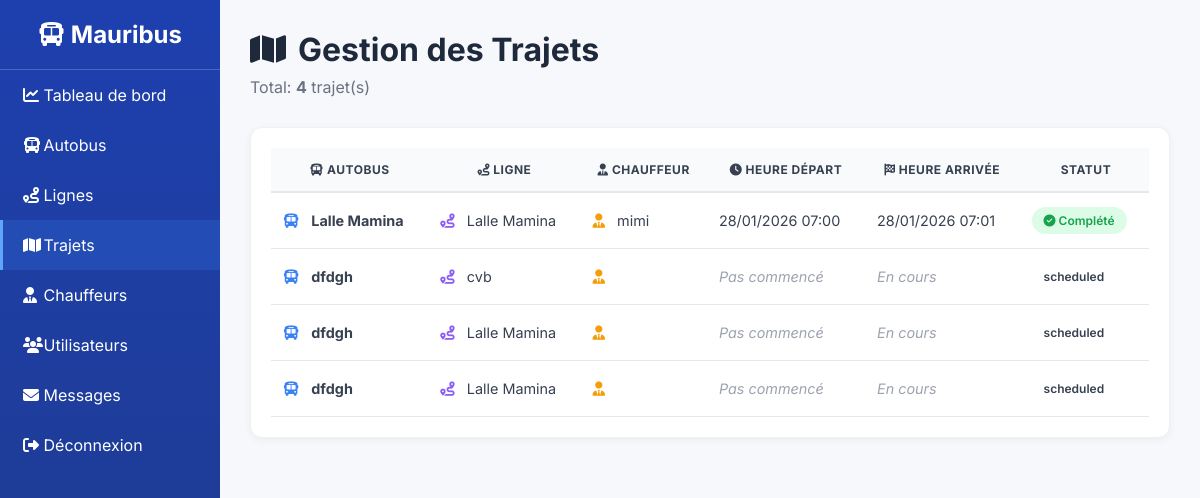
Page /trips/ (signed in) on the committed database.
### mauribus_app/models.py (models this page shows, shortened)
class Trip(models.Model):
    bus = models.ForeignKey(Bus, on_delete=models.CASCADE)
    line = models.ForeignKey(Line, on_delete=models.CASCADE)
    date = models.DateTimeField(null=True, blank=True)
    STATUS_CHOICES = [
        ('scheduled', 'Planifié'),
        ('started', 'En cours'),
        ('completed', 'Terminé'),
        ('cancelled', 'Annulé'),
        ('not_completed', 'Non terminé'),
    ]
    status = models.CharField(max_length=20, choices=STATUS_CHOICES, default='scheduled')
    started_at = models.DateTimeField(null=True, blank=True)
    completed_at = models.DateTimeField(null=True, blank=True)

class Bus(models.Model):
    STATUS_CHOICES = [
        ('service', 'En Service'),
        ('panne', 'En Panne'),
        ('maintenance', 'Maintenance'),
        ('garage', 'Au Garage'),
    ]
    name = models.CharField(max_length=100)
    capacity = models.IntegerField()
    driver = models.ForeignKey('Driver', on_delete=models.SET_NULL, null=True, blank=True, related_name='buses')
    status = models.CharField(max_length=20, choices=STATUS_CHOICES, default='service')
    lat = models.FloatField(default=14.7)
    lng = models.FloatField(default=-17.44)

class Line(models.Model):
    name = models.CharField(max_length=100)
    start = models.CharField(max_length=100)
    end = models.CharField(max_length=100)
    start_lat = models.FloatField(null=True, blank=True)
    start_lng = models.FloatField(null=True, blank=True)
    end_lat = models.FloatField(null=True, blank=True)
    end_lng = models.FloatField(null=True, blank=True)

class Driver(models.Model):
    user = models.OneToOneField(User, on_delete=models.CASCADE)
    name = models.CharField(max_length=100)
    phone = models.CharField(max_length=20, blank=True, null=True)
    photo = models.ImageField(upload_to='driver_photos/', null=True, blank=True)

### mauribus_app/views.py (the view, shortened to what this page needs)
# urls.py: path("trips/", views.trip_list, name="trip_list"),
@never_cache
@login_required(login_url='mauribus_app:login')
def trip_list(request):
    return render(request, "admin/trips.html", {
        "trips": Trip.objects.select_related("bus", "line"),
        "buses": Bus.objects.all(),
        "lines": Line.objects.all()
    })

### templates/admin/trips.html (shortened to what this page needs)
{% load static %}
<!DOCTYPE html>
<html lang="fr">
<head>
    <link rel="stylesheet" href="https://cdnjs.cloudflare.com/ajax/libs/font-awesome/6.4.0/css/all.min.css">
</head>
<body>
<div class="admin-container">
    <div class="sidebar">
        <div class="sidebar-header"><i class="fas fa-bus"></i> Mauribus</div>
        <ul class="sidebar-menu">
            <li><a href="{% url 'mauribus_app:dashboard' %}"><i class="fas fa-chart-line" style="width:16px"></i> Tableau de bord</a></li>
            <li><a href="{% url 'mauribus_app:bus_list' %}"><i class="fas fa-bus" style="width:16px"></i> Autobus</a></li>
            <li><a href="{% url 'mauribus_app:line_list' %}"><i class="fas fa-route" style="width:16px"></i> Lignes</a></li>
            <li class="active"><a href="{% url 'mauribus_app:trip_list' %}"><i class="fas fa-map" style="width:16px"></i> Trajets</a></li>
            <li><a href="{% url 'mauribus_app:driver_list' %}"><i class="fas fa-user-tie" style="width:16px"></i> Chauffeurs</a></li>
            <li><a href="{% url 'mauribus_app:user_list' %}"><i class="fas fa-users" style="width:16px"></i> Utilisateurs</a></li>
            <li><a href="{% url 'mauribus_app:admin_messages' %}"><i class="fas fa-envelope" style="width:16px"></i> Messages</a></li>
            <li><a href="{% url 'mauribus_app:logout' %}"><i class="fas fa-sign-out-alt" style="width:16px"></i> Déconnexion</a></li>
        </ul>
    </div>
    <div class="main-content">
        <div class="top-bar">
            <h1><i class="fas fa-map" style="margin-right:12px"></i>Gestion des Trajets</h1>
            <p>Total: <strong>{{ trips|length }}</strong> trajet(s)</p>
        </div>
        <div class="section-card">
            {% if trips %}
            <table>
                <thead>
                    <tr>
                        <th><i class="fas fa-bus"></i> Autobus</th>
                        <th><i class="fas fa-route"></i> Ligne</th>
                        <th><i class="fas fa-user-tie"></i> Chauffeur</th>
                        <th><i class="fas fa-clock"></i> Heure Départ</th>
                        <th><i class="fas fa-flag-checkered"></i> Heure Arrivée</th>
                        <th> Statut</th>
                    </tr>
                </thead>
                <tbody>
                    {% for trip in trips %}
                    <tr>
                        <td>
                            <i class="fas fa-bus" style="margin-right:8px;color:#3b82f6"></i>
                            <strong>{{ trip.bus.name }}</strong>
                        </td>
                        <td>
                            <i class="fas fa-route" style="margin-right:8px;color:#8b5cf6"></i>
                            {{ trip.line.name }}
                        </td>
                        <td>
                            <i class="fas fa-user-tie" style="margin-right:8px;color:#f59e0b"></i>
                            {{ trip.bus.driver.name }}
                        </td>
                        <td>
                            {% if trip.started_at %}
                                {{ trip.started_at|date:"d/m/Y H:i" }}
                            {% else %}
                                <em style="color:#9ca3af">Pas commencé</em>
                            {% endif %}
                        </td>
                        <td>
                            {% if trip.completed_at %}
                                {{ trip.completed_at|date:"d/m/Y H:i" }}
                            {% else %}
                                <em style="color:#9ca3af">En cours</em>
                            {% endif %}
                        </td>
                        <td>
                            {% if trip.status == 'pending' %}
                                <span class="status-badge status-pending"><i class="fas fa-hourglass-start"></i> En attente</span>
                            {% elif trip.status == 'ongoing' %}
                                <span class="status-badge status-ongoing"><i class="fas fa-spinner fa-spin"></i> En cours</span>
                            {% elif trip.status == 'completed' %}
                                <span class="status-badge status-completed"><i class="fas fa-check-circle"></i> Complété</span>
                            {% elif trip.status == 'cancelled' %}
                                <span class="status-badge status-cancelled"><i class="fas fa-times-circle"></i> Annulé</span>
                            {% else %}
                                <span class="status-badge">{{ trip.status }}</span>
                            {% endif %}
                        </td>
                    </tr>
                    {% endfor %}
                </tbody>
            </table>
            {% else %}
            <div class="empty-state">
                <i class="fas fa-inbox"></i>
                <h2>Aucun trajet</h2>
                <p>Aucun trajet n'a été trouvé dans le système.</p>
            </div>
            {% endif %}
        </div>
    </div>
</div>
</body>
</html>

### templates/admin/trips.html (style rules this page uses)
* { margin: 0; padding: 0; box-sizing: border-box; }
body { font-family: Inter, system-ui, Arial; background: #f7f8fb; color: #111827; }
.admin-container { display: flex; min-height: 100vh; }
.sidebar { width: 220px; background: linear-gradient(180deg, #1e40af, #1e3a8a); color: white; display: flex; flex-direction: column; position: sticky; top: 0; height: 100vh; }
.sidebar-header { padding: 20px; font-size: 1.5em; font-weight: bold; text-align: center; border-bottom: 1px solid rgba(255,255,255,0.2); }
.sidebar-menu { list-style: none; padding: 0; margin: 0; flex: 1; }
.sidebar-menu li a { display: block; padding: 15px 20px; color: white; text-decoration: none; transition: all 0.2s; border-left: 3px solid transparent; }
.sidebar-menu li a:hover, .sidebar-menu li.active a { background: rgba(59, 130, 246, 0.2); border-left-color: #60a5fa; }
.main-content { flex: 1; padding: 30px; overflow-y: auto; }
.top-bar { margin-bottom: 30px; }
.top-bar h1 { font-size: 2rem; color: #1e293b; margin: 0 0 8px; font-weight: 700; }
.top-bar p { color: #6b7280; margin: 0; }
.section-card { background: white; border-radius: 12px; box-shadow: 0 2px 8px rgba(0,0,0,0.05); padding: 20px; margin-bottom: 20px; border: 1px solid #f0f0f0; }
table { width: 100%; border-collapse: collapse; }
th { padding: 14px 12px; font-weight: 700; background: #f8fafc; border-bottom: 2px solid #e5e7eb; text-transform: uppercase; font-size: 0.75rem; letter-spacing: 0.5px; color: #374151; }
td { padding: 14px 12px; font-size: 0.9rem; color: #374151; border-bottom: 1px solid #e5e7eb; }
.status-badge { display: inline-block; padding: 6px 12px; border-radius: 20px; font-size: 0.75rem; font-weight: 600; }
.status-completed { background: #dcfce7; color: #16a34a; }

### rows in the picture
Trip: bus.name "Lalle Mamina", line.name "Lalle Mamina", bus.driver.name "mimi", started_at "28/01/2026 07:00", completed_at "28/01/2026 07:01", status "completed" (drawn)
Trip: bus.name "dfdgh", line.name "cvb", shows "Pas commencé", shows "En cours", status "scheduled"
Trip: bus.name "dfdgh", line.name "Lalle Mamina", shows "Pas commencé", shows "En cours", status "scheduled"
Trip: bus.name "dfdgh", line.name "Lalle Mamina", shows "Pas commencé", shows "En cours", status "scheduled"

### other values in the picture
{{ trips|length }} "4"
